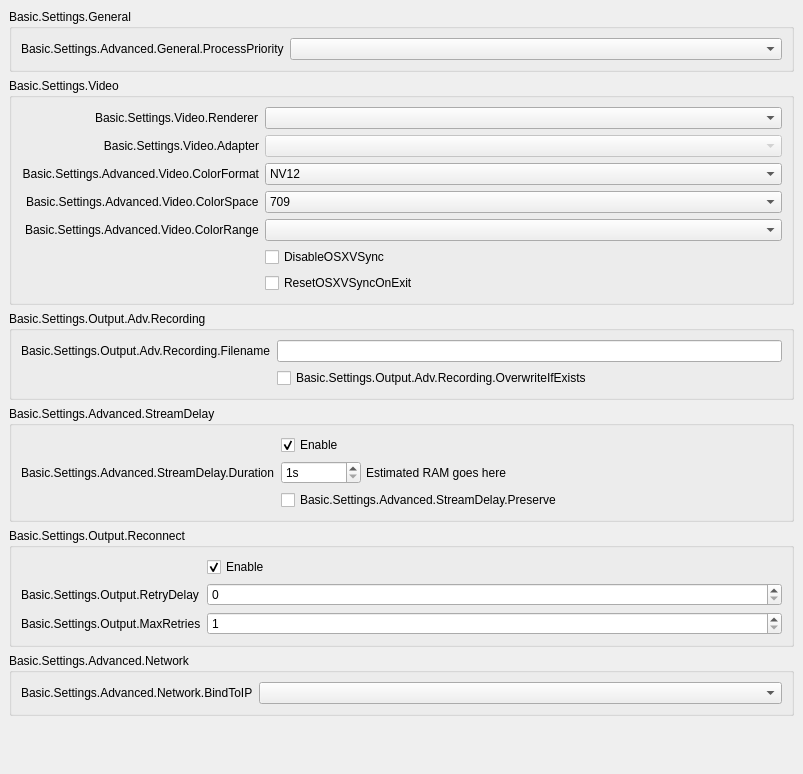
           <widget class="QWidget" name="scrollAreaWidgetContents">
            <property name="geometry">
             <rect>
              <x>0</x>
              <y>0</y>
              <width>803</width>
              <height>681</height>
             </rect>
            </property>
            <layout class="QVBoxLayout" name="verticalLayout_16">
             <property name="leftMargin">
              <number>0</number>
             </property>
             <property name="topMargin">
              <number>0</number>
             </property>
             <property name="rightMargin">
              <number>0</number>
             </property>
             <property name="bottomMargin">
              <number>9</number>
             </property>
             <item alignment="Qt::AlignTop">
              <widget class="QWidget" name="widget_11" native="true">
               <layout class="QVBoxLayout" name="verticalLayout_17">
                <item>
                 <widget class="QGroupBox" name="advancedGeneralGroupBox">
                  <property name="title">
                   <string>Basic.Settings.General</string>
                  </property>
                  <layout class="QFormLayout" name="formLayout_22">
                   <item row="0" column="0">
                    <widget class="QLabel" name="processPriorityLabel">
                     <property name="text">
                      <string>Basic.Settings.Advanced.General.ProcessPriority</string>
                     </property>
                     <property name="buddy">
                      <cstring>processPriority</cstring>
                     </property>
                    </widget>
                   </item>
                   <item row="0" column="1">
                    <widget class="QComboBox" name="processPriority"/>
                   </item>
                  </layout>
                 </widget>
                </item>
                <item>
                 <widget class="QGroupBox" name="advancedVideoContainer">
                  <property name="title">
                   <string>Basic.Settings.Video</string>
                  </property>
                  <layout class="QFormLayout" name="formLayout_14">
                   <property name="fieldGrowthPolicy">
                    <enum>QFormLayout::AllNonFixedFieldsGrow</enum>
                   </property>
                   <property name="labelAlignment">
                    <set>Qt::AlignRight|Qt::AlignTrailing|Qt::AlignVCenter</set>
                   </property>
                   <item row="2" column="0">
                    <widget class="QLabel" name="label_30">
                     <property name="minimumSize">
                      <size>
                       <width>0</width>
                       <height>0</height>
                      </size>
                     </property>
                     <property name="text">
                      <string>Basic.Settings.Advanced.Video.ColorFormat</string>
                     </property>
                     <property name="alignment">
                      <set>Qt::AlignRight|Qt::AlignTrailing|Qt::AlignVCenter</set>
                     </property>
                     <property name="buddy">
                      <cstring>colorFormat</cstring>
                     </property>
                    </widget>
                   </item>
                   <item row="2" column="1">
                    <widget class="QComboBox" name="colorFormat">
                     <item>
                      <property name="text">
                       <string notr="true">NV12</string>
                      </property>
                     </item>
                     <item>
                      <property name="text">
                       <string notr="true">I420</string>
                      </property>
                     </item>
                     <item>
                      <property name="text">
                       <string>I444</string>
                      </property>
                     </item>
                     <item>
                      <property name="text">
                       <string notr="true">RGB</string>
                      </property>
                     </item>
                    </widget>
                   </item>
                   <item row="4" column="0">
                    <widget class="QLabel" name="label_34">
                     <property name="text">
                      <string>Basic.Settings.Advanced.Video.ColorRange</string>
                     </property>
                     <property name="buddy">
                      <cstring>colorRange</cstring>
                     </property>
                    </widget>
                   </item>
                   <item row="4" column="1">
                    <widget class="QComboBox" name="colorRange"/>
                   </item>
                   <item row="3" column="0">
                    <widget class="QLabel" name="label_33">
                     <property name="text">
                      <string>Basic.Settings.Advanced.Video.ColorSpace</string>
                     </property>
                     <property name="buddy">
                      <cstring>colorSpace</cstring>
                     </property>
                    </widget>
                   </item>
                   <item row="3" column="1">
                    <widget class="QComboBox" name="colorSpace">
                     <item>
                      <property name="text">
                       <string notr="true">709</string>
                      </property>
                     </item>
                     <item>
                      <property name="text">
                       <string notr="true">601</string>
                      </property>
                     </item>
                    </widget>
                   </item>
                   <item row="0" column="0">
                    <widget class="QLabel" name="rendererLabel">
                     <property name="text">
                      <string>Basic.Settings.Video.Renderer</string>
                     </property>
                     <property name="buddy">
                      <cstring>renderer</cstring>
                     </property>
                    </widget>
                   </item>
                   <item row="0" column="1">
                    <widget class="QComboBox" name="renderer">
                     <property name="currentText">
                      <string notr="true"/>
                     </property>
                    </widget>
                   </item>
                   <item row="1" column="0">
                    <widget class="QLabel" name="adapterLabel">
                     <property name="text">
                      <string>Basic.Settings.Video.Adapter</string>
                     </property>
                     <property name="alignment">
                      <set>Qt::AlignRight|Qt::AlignTrailing|Qt::AlignVCenter</set>
                     </property>
                     <property name="buddy">
                      <cstring>adapter</cstring>
                     </property>
                    </widget>
                   </item>
                   <item row="1" column="1">
                    <widget class="QComboBox" name="adapter">
                     <property name="enabled">
                      <bool>false</bool>
                     </property>
                     <property name="currentText">
                      <string notr="true"/>
                     </property>
                    </widget>
                   </item>
                   <item row="5" column="1">
                    <widget class="QCheckBox" name="disableOSXVSync">
                     <property name="text">
                      <string>DisableOSXVSync</string>
                     </property>
                    </widget>
                   </item>
                   <item row="6" column="1">
                    <widget class="QCheckBox" name="resetOSXVSync">
                     <property name="text">
                      <string>ResetOSXVSyncOnExit</string>
                     </property>
                    </widget>
                   </item>
                  </layout>
                 </widget>
                </item>
                <item>
                 <widget class="QGroupBox" name="groupBox_6">
                  <property name="title">
                   <string>Basic.Settings.Output.Adv.Recording</string>
                  </property>
                  <layout class="QFormLayout" name="formLayout_17">
                   <item row="0" column="0">
                    <widget class="QLabel" name="label_7">
                     <property name="text">
                      <string>Basic.Settings.Output.Adv.Recording.Filename</string>
                     </property>
                    </widget>
                   </item>
                   <item row="0" column="1">
                    <widget class="QLineEdit" name="filenameFormatting"/>
                   </item>
                   <item row="1" column="1">
                    <widget class="QCheckBox" name="overwriteIfExists">
                     <property name="text">
                      <string>Basic.Settings.Output.Adv.Recording.OverwriteIfExists</string>
                     </property>
                    </widget>
                   </item>
                  </layout>
                 </widget>
                </item>
                <item>
                 <widget class="QGroupBox" name="groupBox_5">
                  <property name="title">
                   <string>Basic.Settings.Advanced.StreamDelay</string>
                  </property>
                  <layout class="QFormLayout" name="formLayout_18">
                   <item row="0" column="1">
                    <widget class="QCheckBox" name="streamDelayEnable">
                     <property name="text">
                      <string>Enable</string>
                     </property>
                     <property name="checked">
                      <bool>true</bool>
                     </property>
                    </widget>
                   </item>
                   <item row="1" column="0">
                    <widget class="QLabel" name="label_56">
                     <property name="text">
                      <string>Basic.Settings.Advanced.StreamDelay.Duration</string>
                     </property>
                     <property name="buddy">
                      <cstring>streamDelaySec</cstring>
                     </property>
                    </widget>
                   </item>
                   <item row="1" column="1">
                    <widget class="QWidget" name="widget_12" native="true">
                     <property name="enabled">
                      <bool>true</bool>
                     </property>
                     <layout class="QHBoxLayout" name="horizontalLayout_13">
                      <property name="spacing">
                       <number>5</number>
                      </property>
                      <property name="leftMargin">
                       <number>0</number>
                      </property>
                      <property name="topMargin">
                       <number>0</number>
                      </property>
                      <property name="rightMargin">
                       <number>0</number>
                      </property>
                      <property name="bottomMargin">
                       <number>0</number>
                      </property>
                      <item>
                       <widget class="QSpinBox" name="streamDelaySec">
                        <property name="enabled">
                         <bool>true</bool>
                        </property>
                        <property name="sizePolicy">
                         <sizepolicy hsizetype="Maximum" vsizetype="Fixed">
                          <horstretch>0</horstretch>
                          <verstretch>0</verstretch>
                         </sizepolicy>
                        </property>
                        <property name="minimumSize">
                         <size>
                          <width>80</width>
                          <height>0</height>
                         </size>
                        </property>
                        <property name="suffix">
                         <string notr="true">s</string>
                        </property>
                        <property name="minimum">
                         <number>1</number>
                        </property>
                        <property name="maximum">
                         <number>1800</number>
                        </property>
                       </widget>
                      </item>
                      <item>
                       <widget class="QLabel" name="streamDelayInfo">
                        <property name="text">
                         <string notr="true">Estimated RAM goes here</string>
                        </property>
                       </widget>
                      </item>
                     </layout>
                    </widget>
                   </item>
                   <item row="2" column="1">
                    <widget class="QCheckBox" name="streamDelayPreserve">
                     <property name="text">
                      <string>Basic.Settings.Advanced.StreamDelay.Preserve</string>
                     </property>
                    </widget>
                   </item>
                  </layout>
                 </widget>
                </item>
                <item>
                 <widget class="QGroupBox" name="groupBox_7">
                  <property name="title">
                   <string>Basic.Settings.Output.Reconnect</string>
                  </property>
                  <layout class="QFormLayout" name="formLayout_19">
                   <property name="fieldGrowthPolicy">
                    <enum>QFormLayout::AllNonFixedFieldsGrow</enum>
                   </property>
                   <item row="1" column="0">
                    <widget class="QLabel" name="label_17">
                     <property name="text">
                      <string>Basic.Settings.Output.RetryDelay</string>
                     </property>
                     <property name="buddy">
                      <cstring>reconnectRetryDelay</cstring>
                     </property>
                    </widget>
                   </item>
                   <item row="0" column="1">
                    <widget class="QCheckBox" name="reconnectEnable">
                     <property name="text">
                      <string>Enable</string>
                     </property>
                     <property name="checked">
                      <bool>true</bool>
                     </property>
                    </widget>
                   </item>
                   <item row="1" column="1">
                    <widget class="QSpinBox" name="reconnectRetryDelay">
                     <property name="maximum">
                      <number>30</number>
                     </property>
                    </widget>
                   </item>
                   <item row="2" column="0">
                    <widget class="QLabel" name="label_22">
                     <property name="text">
                      <string>Basic.Settings.Output.MaxRetries</string>
                     </property>
                     <property name="buddy">
                      <cstring>reconnectMaxRetries</cstring>
                     </property>
                    </widget>
                   </item>
                   <item row="2" column="1">
                    <widget class="QSpinBox" name="reconnectMaxRetries">
                     <property name="minimum">
                      <number>1</number>
                     </property>
                     <property name="maximum">
                      <number>10000</number>
                     </property>
                    </widget>
                   </item>
                  </layout>
                 </widget>
                </item>
                <item>
                 <widget class="QGroupBox" name="groupBox_11">
                  <property name="title">
                   <string>Basic.Settings.Advanced.Network</string>
                  </property>
                  <layout class="QFormLayout" name="formLayout_23">
                   <property name="fieldGrowthPolicy">
                    <enum>QFormLayout::AllNonFixedFieldsGrow</enum>
                   </property>
                   <item row="0" column="1">
                    <widget class="QComboBox" name="bindToIP"/>
                   </item>
                   <item row="0" column="0">
                    <widget class="QLabel" name="label_27">
                     <property name="text">
                      <string>Basic.Settings.Advanced.Network.BindToIP</string>
                     </property>
                    </widget>
                   </item>
                  </layout>
                 </widget>
                </item>
                <item>
                 <widget class="QLabel" name="advancedMsg">
                  <property name="styleSheet">
                   <string notr="true">color: rgb(255, 0, 4);</string>
                  </property>
                  <property name="text">
                   <string notr="true"/>
                  </property>
                  <property name="wordWrap">
                   <bool>true</bool>
                  </property>
                 </widget>
                </item>
                <item>
                 <widget class="QLabel" name="advancedMsg2">
                  <property name="styleSheet">
                   <string notr="true">color: rgb(255, 0, 4);</string>
                  </property>
                  <property name="text">
                   <string notr="true"/>
                  </property>
                  <property name="wordWrap">
                   <bool>true</bool>
                  </property>
                 </widget>
                </item>
               </layout>
              </widget>
             </item>
            </layout>
           </widget>
